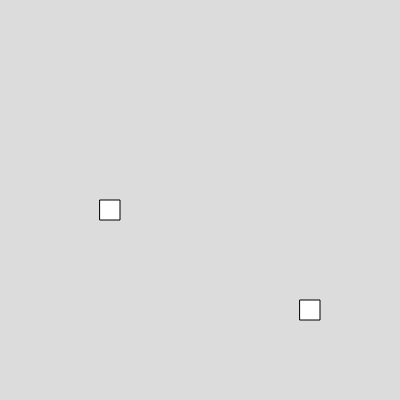
Frame 1 (no input)
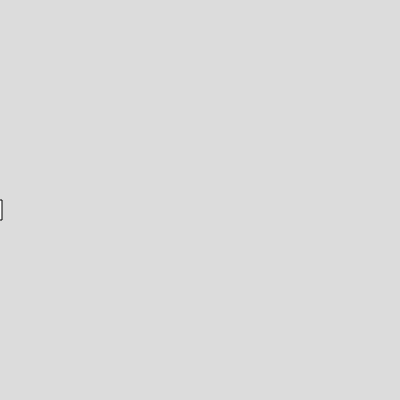
Frame 60 (no input)
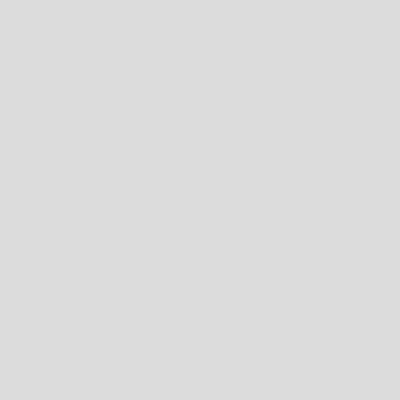
Frame 120 (the mouse pressed at the canvas centre since frame 60)

The p5.js sketch that drew these frames (run headless with seeded random() and noise() and a simulated clock; from frame 60 on, the mouse is pressed at the canvas centre):

// p5.js sketch
// ── sketch.js
var box;
var box1;
function setup() 
{
  createCanvas(400, 400);
  box = new Box(100,200,20,20,2,5);
  box1 = new Box(300,300,20,20,1,3);
}

function draw() 
{
  background(220);
  box.show();
  box.moveLeft();
  box1.show();  
  box1.moveDown();
}




// ── box.js
class Box
  {
    constructor(x,y,w,h,vx,vy)
    {
      this.x =x;
      this.y =y;
      this.w =w;
      this.h = h;
      this.vx = vx;
      this.vy = vy;
    }
    
    show()
    {
      rect(this.x,this.y,this.w,this.h)
    }
    moveRight(){
      this.x = this.x + this.vx;
    }
    moveLeft(){
      this.x = this.x - this.vx;
    }
    moveDown()
    {
      this.y = this.y+this.vy;
    }
    moveUp()
    {
      this.y = this.y-this.vy;
    }
  }

  
